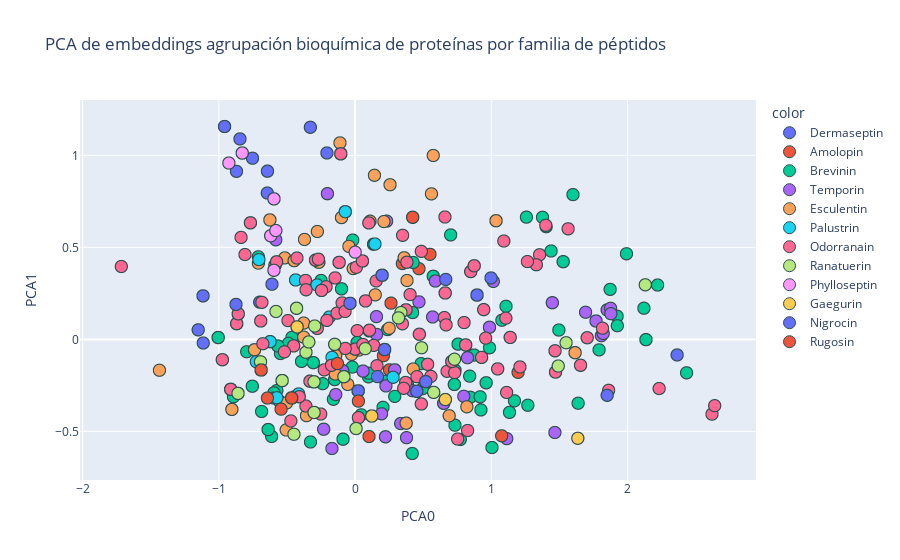

This figure's notebook cell:
### Code cell
fig = px.scatter(
    x=embedding_pca[:, 0],
    y=embedding_pca[:, 1],
    color=df_csv_bio['Peptide_Family'].to_list(),
    title="PCA de embeddings agrupación bioquímica de proteínas por familia de péptidos",
    labels={"x": "PCA0", "y": "PCA1"}
)

fig.update_traces(marker=dict(size=12, line=dict(width=1, color="DarkSlateGrey")))
fig.show()
